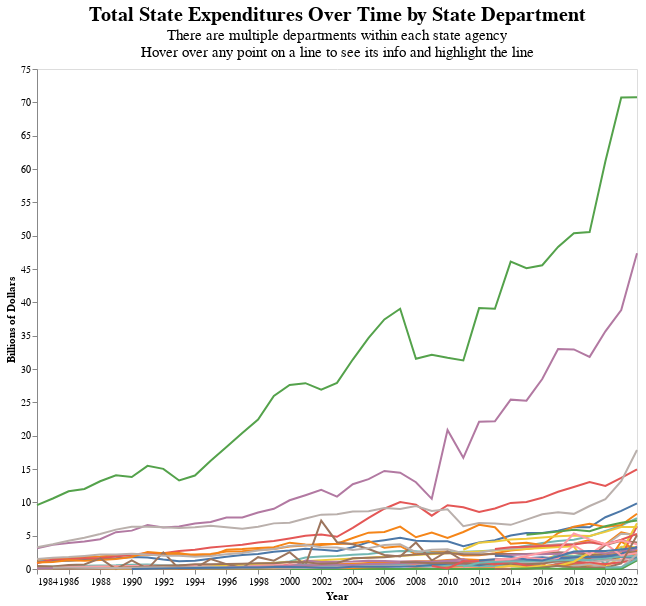

Specify this chart in Vega-Lite:
### Vega-Lite specification from a JSON file in a GitHub repository (floating-point values rounded to 4 significant figures; data arrays with more than 128 entries replaced by an {"elided": "..."} marker saying what was removed)
{"usermeta": {"embedOptions": {"theme": "fivethirtyeight"}}, "config": {"view": {"continuousWidth": 400, "continuousHeight": 300}}, "layer": [{"mark": "circle", "encoding": {"color": {"field": "Department", "legend": null, "type": "nominal"}, "opacity": {"value": 0}, "tooltip": [{"field": "Department", "title": "State Department", "type": "nominal"}, {"field": "Year", "title": "Year", "type": "ordinal"}, {"field": "Amount", "format": "$,.2f", "title": "Amount", "type": "quantitative"}], "x": {"axis": {"grid": false}, "field": "Fiscal Year", "title": "Year", "type": "temporal"}, "y": {"axis": {"grid": false}, "field": "yaxis", "scale": {"domain": [0, 75]}, "title": "Billions of Dollars", "type": "quantitative"}}, "selection": {"selector001": {"type": "single", "on": "mouseover", "fields": ["Department"], "nearest": true}}}, {"mark": "line", "encoding": {"color": {"field": "Department", "legend": null, "type": "nominal"}, "size": {"condition": {"value": 2, "selection": "selector001"}, "value": 0.3}, "tooltip": [{"field": "Department", "title": "State Department", "type": "nominal"}, {"field": "Year", "title": "Year", "type": "ordinal"}, {"field": "Amount", "format": "$,.2f", "title": "Amount", "type": "quantitative"}], "x": {"axis": {"grid": false}, "field": "Fiscal Year", "title": "Year", "type": "temporal"}, "y": {"axis": {"grid": false}, "field": "yaxis", "scale": {"domain": [0, 75]}, "title": "Billions of Dollars", "type": "quantitative"}}}], "data": {"values": {"elided": "1061 records"}}, "height": 500, "title": {"text": "Total State Expenditures Over Time by State Department", "fontSize": 20, "subtitle": ["There are multiple departments within each state agency", "Hover over any point on a line to see its info and highlight the line"], "subtitleFontSize": 15}, "width": 600, "$schema": "https://vega.github.io/schema/vega-lite/v4.17.0.json"}
